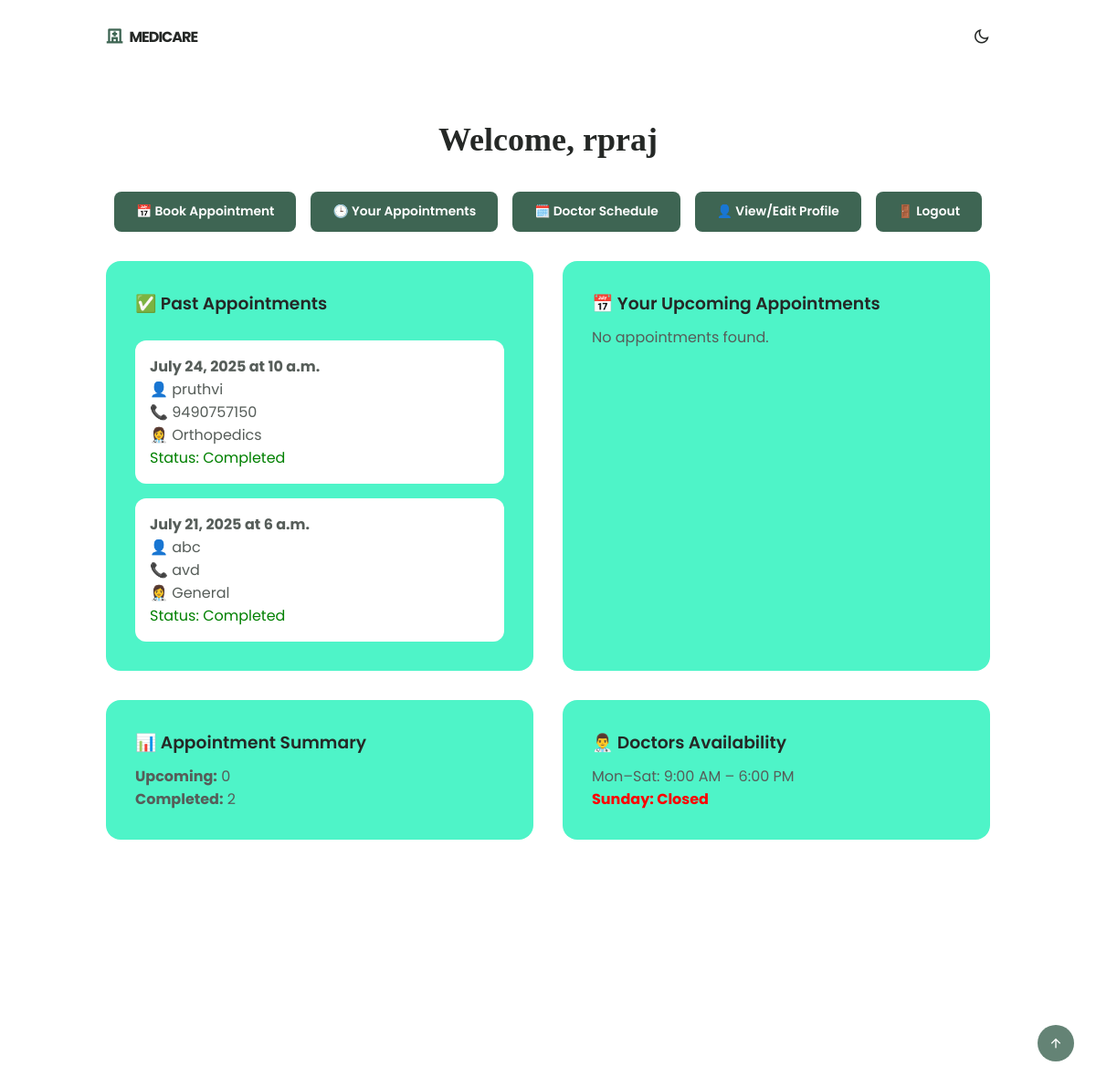
/patient_dashboard (signed in), run on the app's committed database.
### booking/models.py (models this page shows, shortened)
class Appointment(models.Model):
    user = models.ForeignKey(User, on_delete=models.CASCADE, related_name='appointments')
    full_name = models.CharField(max_length=100, default="abc")
    email = models.EmailField()
    contact = models.CharField(max_length=15, default="avd")
    date = models.DateField()
    time = models.TimeField()
    department = models.CharField(max_length=100, default="General")
    symptoms = models.TextField(blank=True,max_length=100)

### booking/views.py (the view)
# urls.py: path('patient_dashboard', views.patient_dashboard, name='patient_dashboard'),
@login_required(login_url='/patient_login/')
def patient_dashboard(request):
    today = now().date()
    current_time = now().time()
    upcoming = Appointment.objects.filter(
        user=request.user
    ).filter(
        date__gt=today
    ) | Appointment.objects.filter(
        user=request.user,
        date=today,
        time__gte=current_time
    )
    completed = Appointment.objects.filter(
        user=request.user,
        date__lt=today
    ) | Appointment.objects.filter(
        user=request.user,
        date=today,
        time__lt=current_time
    )
    context = {
        'appointments': upcoming.order_by('date', 'time')[:3],  # Only 3 upcoming preview
        'completed_appointments': completed.order_by('-date', '-time')[:3],  # Preview last 3 completed
        'upcoming_count': upcoming.count(),
        'completed_count': completed.count(),
        'user': request.user,
    }
    return render(request, 'patient_dashboard.html', context)

### templates/patient_dashboard.html (shortened to what this page needs)
{% load static %}
<!DOCTYPE html>
<html lang="en">
<head>
  <link href="https://cdn.jsdelivr.net/npm/remixicon@2.5.0/fonts/remixicon.css" rel="stylesheet" />
  <link rel="stylesheet" href="{% static 'css/styles.css' %}" />
</head>
<body>
  <header class="header" id="header">
    <nav class="nav container">
      <a href="#" class="nav__logo">
        <i class="ri-hospital-line nav__logo-icon"></i> MediCare
      </a>
      <div class="nav__btns">
        <i class="ri-moon-line change-theme" id="theme-button"></i>
      </div>
    </nav>
  </header>
  <main class="section container">
    <h2 class="section__title-center heading">Welcome, {{ user.username }}</h2>
    <div class="dashboard__buttons">
      <a style="font-size: 13.8px;" href="{% url 'book_appointment' %}">📅 Book Appointment</a>
      <a style="font-size: 13.8px;" href="{% url 'your_appointments_view' %}">🕒 Your Appointments</a>
      <a style="font-size: 13.8px;" href="{% url 'doctor_schedule' %}">🗓️ Doctor Schedule</a>
      <a style="font-size: 13.8px;" href="{% url 'profile_view_edit' %}">👤 View/Edit Profile</a>
      <a style="font-size: 13.8px;" href="{% url 'logout' %}">🚪 Logout</a>
    </div>
    <div class="dashboard__grid">
<div class="dashboard__card">
  <h3 style="padding-bottom: 10px;">✅ Past Appointments</h3>
  {% if completed_appointments %}
    <div style="display: flex; flex-direction: column; gap: 1rem; margin-top: 1rem;">
      {% for appointment in completed_appointments %}
        <div class="appointment-card">
          <p><strong>{{ appointment.date }} at {{ appointment.time }}</strong></p>
          <p>👤 {{ appointment.full_name }}</p>
          <p>📞 {{ appointment.contact }}</p>
          <p>👩‍⚕️ {{ appointment.department }}</p>
          <p style="color: green;">Status: Completed</p>
        </div>
      {% endfor %}
    </div>
  {% else %}
    <p>No past appointments found.</p>
  {% endif %}
</div>
      <div class="dashboard__card">
        <h3 style="padding-bottom: 10px;">📅 Your Upcoming Appointments</h3>
        {% if appointments %}
          <div style="display: flex; flex-direction: column; gap: 1rem; margin-top: 1rem;">
            {% for appointment in appointments %}
              <div class="appointment-card">
                <p><strong>{{ appointment.date }} at {{ appointment.time }}</strong></p>
                <p>👤 {{ appointment.full_name }}</p>
                <p>📞 {{ appointment.contact }}</p>
                <p>👩‍⚕️ {{ appointment.department }}</p>
              </div>
            {% endfor %}
            <a href="{% url 'your_appointments_view' %}" style="margin-top: 1rem; text-align:center; color: var(--first-color); text-decoration: underline;">🔍 View All</a>
          </div>
        {% else %}
          <p>No appointments found.</p>
        {% endif %}
      </div>
      <div class="dashboard__card">
        <h3 style="padding-bottom: 10px;">📊 Appointment Summary</h3>
        <p><strong>Upcoming:</strong> {{ upcoming_count }}</p>
        <p><strong>Completed:</strong> {{ completed_count }}</p>
      </div>
      <div class="dashboard__card">
        <h3 style="padding-bottom: 10px;">👨‍⚕️ Doctors Availability</h3>
        <p>Mon–Sat: 9:00 AM – 6:00 PM</p>
        <p style="color: red;"><strong>Sunday: Closed</strong></p>
      </div>
    </div>
  </main>
  <a href="#" class="scrollup" id="scroll-up">
    <i class="ri-arrow-up-line scrollup__icon"></i>
  </a>
</body>
</html>

### static/css/styles.css (style rules this page uses)
:root { --header-height: 3.5rem; --hue: 152; --first-color: hsl(var(--hue), 24%, 32%); --first-color-alt: hsl(var(--hue), 24%, 28%); --first-color-light: hsl(var(--hue), 24%, 66%); --first-color-lighten: hsl(var(--hue), 24%, 92%); --title-color: hsl(var(--hue), 4%, 15%); --text-color: hsl(var(--hue), 4%, 35%); --text-color-light: hsl(var(--hue), 4%, 55%); --body-color: hsl(var(--hue), 0%, 100%); --container-color:#4ef4c8; --body-font: 'Poppins', sans-serif; --big-font-size: 2rem; --h1-font-size: 1.5rem; --h2-font-size: 1.25rem; --h3-font-size: 1rem; --normal-font-size: .938rem; --small-font-size: .813rem; --smaller-font-size: .75rem; --font-medium: 500; --font-semi-bold: 600; --mb-0-5: .5rem; --mb-0-75: .75rem; --mb-1: 1rem; --mb-1-5: 1.5rem; --mb-2: 2rem; --mb-2-5: 2.5rem; --z-tooltip: 10; --z-fixed: 100; }
@media screen and (min-width: 968px) { :root { --big-font-size: 3.5rem; --h1-font-size: 2.25rem; --h2-font-size: 1.5rem; --h3-font-size: 1.25rem; --normal-font-size: 1rem; --small-font-size: .875rem; --smaller-font-size: .813rem; } }
* { box-sizing: border-box; padding: 0; margin: 0; }
html { scroll-behavior: smooth; }
body, button, input, textarea { font-family: var(--body-font); font-size: var(--normal-font-size); }
body { margin: var(--header-height) 0 0 0; background-color: var(--body-color); color: var(--text-color); transition: .4s; }
h1,h2,h3 { color: var(--title-color); font-weight: var(--font-semi-bold); }
a { text-decoration: none; }
.change-theme { color: var(--title-color); font-size: 1.15rem; cursor: pointer; }
.nav__btns { display: inline-flex; align-items: center; column-gap: 1rem; }
.section { padding: 5.5rem 0 1rem; }
.section__title, .section__title-center { font-size: var(--h2-font-size); margin-bottom: var(--mb-2); line-height: 140%; }
.section__title-center { text-align: center; }
.container { max-width: 968px; margin-left: var(--mb-1-5); margin-right: var(--mb-1-5); }
.header { width: 100%; background-color: var(--body-color); position: fixed; top: 0; left: 0; z-index: var(--z-fixed); transition: .4s; }
.nav { height: var(--header-height); display: flex; justify-content: space-between; align-items: center; }
.nav__logo, .nav__toggle, .nav__close { color: var(--title-color); }
.nav__logo { text-transform: uppercase; font-weight: 700; letter-spacing: -1px; display: inline-flex; align-items: center; column-gap: .5rem; transition: .3s; }
.nav__logo-icon { font-size: 1.15rem; color: var(--first-color); }
.scrollup { position: fixed; background-color: var(--first-color); right: 1rem; bottom: -30%; display: inline-flex; padding: .5rem; border-radius: .25rem; z-index: var(--z-tooltip); opacity: .8; transition: .4s; }
.scrollup__icon { font-size: 1rem; color: #FFF; }
@media screen and (min-width: 767px) { body { margin: 0; } }
@media screen and (min-width: 767px) { .nav { height: calc(var(--header-height) + 1.5rem); column-gap: 3rem; } }
@media screen and (min-width: 992px) { .container { margin-left: auto; margin-right: auto; } }
@media screen and (min-width: 992px) { .section { padding: 8rem 0 1rem; } }
@media screen and (min-width: 992px) { .section__title, .section__title-center { font-size: var(--h1-font-size); } }
@media screen and (min-width: 1200px) { .scrollup { right: 3rem; } }

### templates/patient_dashboard.html (style rules this page uses)
.dashboard__grid { display: grid; grid-template-columns: repeat(auto-fit, minmax(320px, 1fr)); gap: 2rem; margin-top: 2rem; }
.dashboard__card { background-color: var(--container-color); padding: 2rem; border-radius: 1rem; box-shadow: var(--box-shadow); position: relative; }
.dashboard__buttons { display: flex; flex-wrap: wrap; gap: 1rem; justify-content: center; margin-bottom: 2rem; }
.dashboard__buttons a { background-color: var(--first-color); color: #fff; padding: 0.75rem 1.5rem; border-radius: 0.5rem; text-decoration: none; font-weight: 600; transition: 0.3s; }
.appointment-card { background-color: var(--body-color); border: 1px solid var(--border-color); border-radius: 0.75rem; padding: 1rem; box-shadow: var(--box-shadow); width: 100%; }
.scrollup { position: fixed; right: 1.5rem; bottom: 2rem; background-color: var(--first-color); color: #fff; padding: 0.75rem; border-radius: 50%; font-size: 1.25rem; cursor: pointer; }
.heading { font-family: 'Times New Roman', Times, serif; }

### data on the page
Appointment: date "July 24, 2025", time "10 a.m.", full_name "pruthvi", contact "9490757150", department "Orthopedics"
Appointment: date "July 21, 2025", time "6 a.m.", full_name "abc", contact "avd", department "General"

### other printed values
{{ user.username }} "rpraj"
{{ upcoming_count }} "0"
{{ completed_count }} "2"
